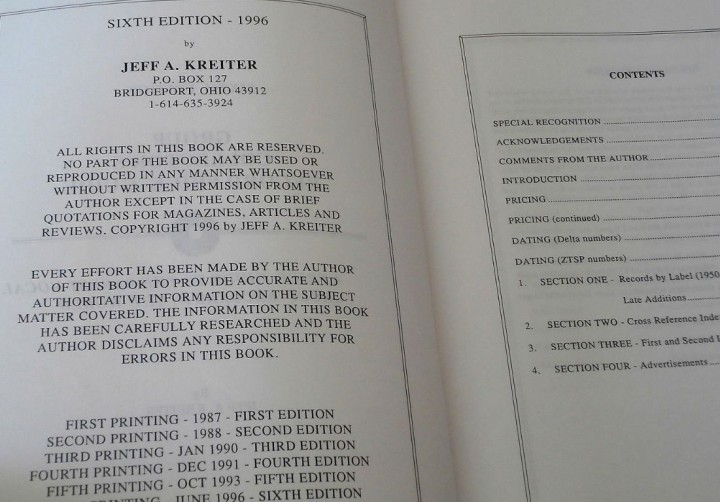
#> input picture book.jpg, 720 x 502 px
$ python tut6.py
#> lines starting #> are read from the running program, lines starting #| are printed output that depends on the picture; after the words box and inside, x2 and y2 are one past the last pixel; in counts of white or black regions, pixels touching at a corner belong together
import cv2
import numpy as np

img = cv2.imread('book.jpg') #above 160 white, under black
#> img is the input picture: shape (502, 720, 3); mean B, G, R 150.8, 152.5, 152.6

retval, threshold = cv2.threshold(img, 130 , 255, cv2.THRESH_BINARY)
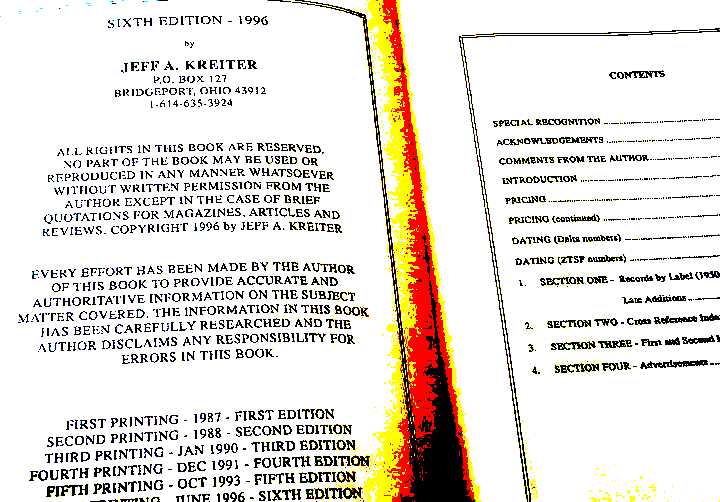
#> threshold: shape (502, 720, 3); mean B, G, R 215.5, 223.3, 229.5

grayscaled = cv2.cvtColor(img, cv2.COLOR_BGR2GRAY)
retval2, threshold2 = cv2.threshold(grayscaled, 130 , 255, cv2.THRESH_BINARY)
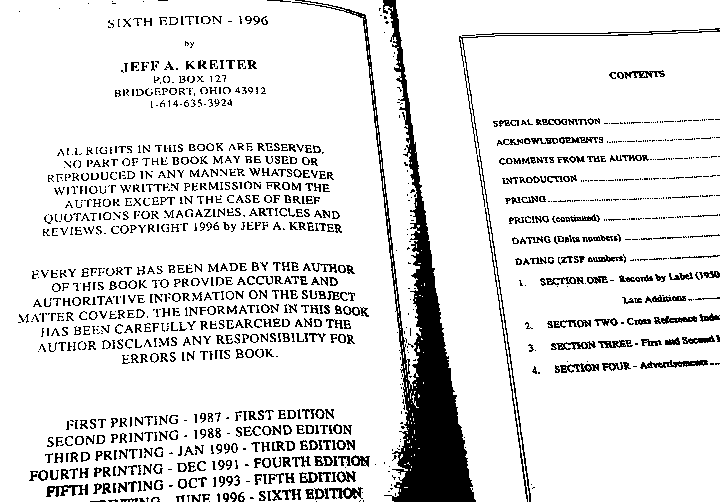
#> threshold2: shape (502, 720); 88% white; 1252 black regions (640 under 20 px), largest, box (x1, y1, x2, y2) and area: (292, 0, 476, 502) 13873, (459, 28, 720, 148) 699, (479, 149, 531, 502) 484
gaus = cv2.adaptiveThreshold(grayscaled, 255, cv2.ADAPTIVE_THRESH_GAUSSIAN_C, cv2.THRESH_BINARY, 155, 1)
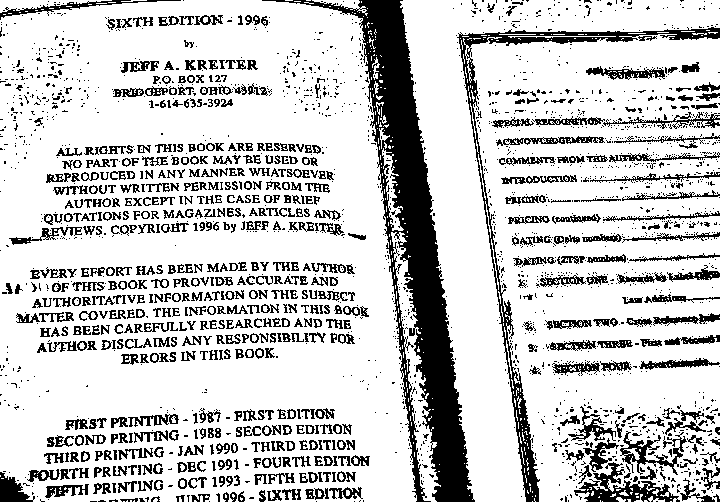
#> gaus: shape (502, 720); 79.1% white; 2325 black regions (1697 under 20 px), largest, box (x1, y1, x2, y2) and area: (262, 0, 475, 502) 20229, (457, 27, 720, 502) 5094, (574, 462, 680, 502) 1460
retval2, otsu = cv2.threshold(grayscaled, 100 , 255, cv2.THRESH_BINARY+cv2.THRESH_OTSU)
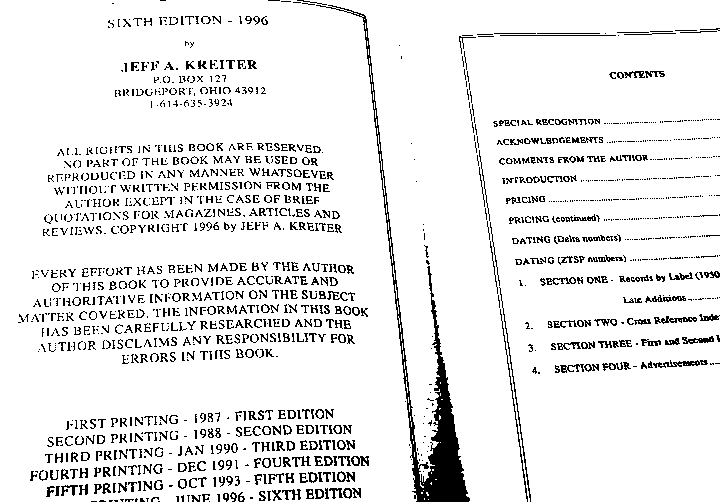
#> otsu: shape (502, 720); 91.3% white; black in thin lines or dots
#> retval2 = 123


cv2.imshow('optional', img)
cv2.imshow('threshold', threshold)
cv2.imshow('threshold ofter grayscaled', threshold2)
cv2.imshow('gaus', gaus)
cv2.imshow('otsu', otsu)
cv2.waitKey(0)
cv2.destroyAllWindows()
